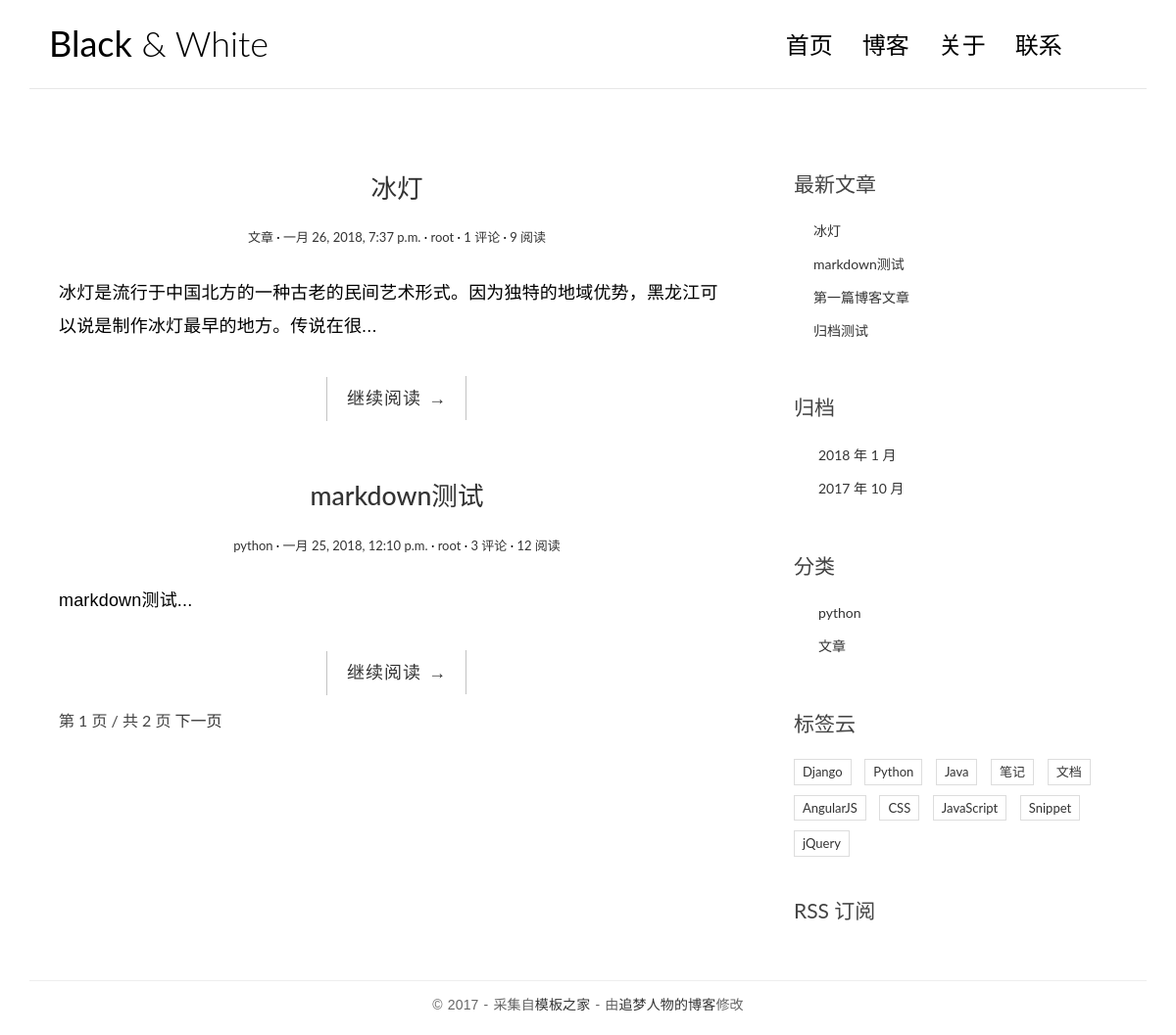
Before: / with the older database file.
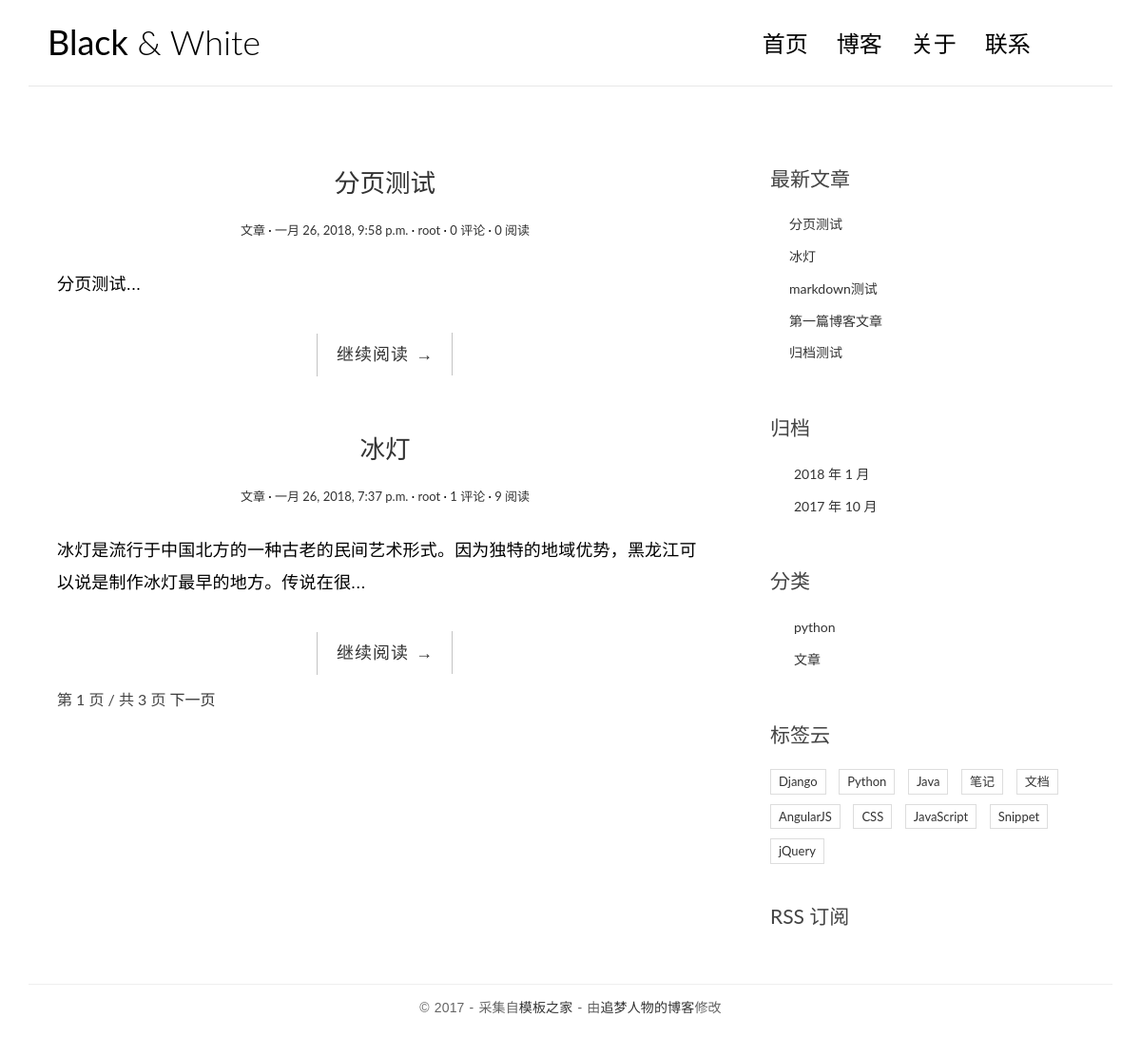
After: the same page with the newer database file.
### blog/models.py (models this page shows, shortened)
class Post(models.Model):
    title = models.CharField(max_length=70, verbose_name='标题')
    body = models.TextField(verbose_name='内容')
    created_time = models.DateTimeField(verbose_name='创建时间')
    modified_time = models.DateTimeField(verbose_name='修改时间')
    excerpt = models.CharField(max_length=200, blank=True, verbose_name='摘要')
    category = models.ForeignKey(Category, on_delete=models.CASCADE, verbose_name='分类')
    tags = models.ManyToManyField(Tag, blank=True, verbose_name='标签')
    author = models.ForeignKey(User, on_delete=models.CASCADE, verbose_name='作者')
    views = models.PositiveIntegerField(default=0, editable=False)
    def get_absolute_url(self):
        return reverse('blog:info', kwargs={'pk': self.pk})
    class Meta:
        ordering = ['-created_time']

class Category(models.Model):
    name = models.CharField(max_length=100)

### blog/views.py (the view)
# urls.py: path('', views.IndexView.as_view(), name='index'),
class IndexView(ListView):
    model = Post
    template_name = 'blog/index.html'
    context_object_name = 'post_list'
    paginate_by = 2

### blog/templatetags/blog_tags.py (called while the page is built)
@register.simple_tag
def get_recent_posts(num=5):
    return Post.objects.all()[:num]

@register.simple_tag
def archives():
    return Post.objects.dates('created_time', 'month', order='DESC')

@register.simple_tag
def get_categories():
    return Category.objects.all()

### blog/templates/blog/index.html (shortened to what this page needs)
{% extends 'blog/base.html' %}
{% block main %}
{% for post in post_list %}
<article class="post post-{{ post.pk }}">
    <header class="entry-header">
        <h1 class="entry-title">
            <a href="{{ post.get_absolute_url }}">{{ post.title }}</a>
        </h1>
        <div class="entry-meta">
            <span class="post-category"><a href="#">{{ post.category.name }}</a></span>
            <span class="post-date"><a href="#"><time class="entry-date"
                                                      datetime="{{ post.created_time }}">{{ post.created_time }}</time></a></span>
            <span class="post-author"><a href="#">{{ post.author }}</a></span>
            <span class="comments-link"><a href="#">{{ post.comment_set.count }} 评论</a></span>
            <span class="views-count"><a href="#">{{ post.views }} 阅读</a></span>
        </div>
    </header>
    <div class="entry-content clearfix">
        <p>{{ post.excerpt }}...</p>
        <div class="read-more cl-effect-14">
            <a href="{{ post.get_absolute_url }}" class="more-link">继续阅读 <span class="meta-nav">→</span></a>
        </div>
    </div>
</article>
{% empty %}
<div class="no-post">暂时还没有发布文章！</div>
{% endfor %}
{% if is_paginated %}
<div class="pagination-simple">
    <span class="current">第 {{ page_obj.number }} 页 / 共 {{ page_obj.paginator.num_pages }} 页</span>
    {% if page_obj.has_next %}
    <a href="?page={{ page_obj.next_page_number }}">下一页</a>
    {% endif %}
</div>
{% endif %}
{% endblock main %}

### blog/templates/blog/base.html (shortened to what the changed rows need)
{% load staticfiles %}
{% load blog_tags %}
<!DOCTYPE html>
<html>
<head>
    <link rel="stylesheet" href="{% static 'css/bootstrap.min.css' %}">
    <link rel="stylesheet" href="http://code.ionicframework.com/ionicons/2.0.1/css/ionicons.min.css">
    <link rel="stylesheet" href="{% static 'css/pace.css' %}">
    <link rel="stylesheet" href="{% static 'css/custom.css' %}">
    <link rel="stylesheet" href="{% static 'css/highlights/github.css' %}">
</head>
<body>
<div class="container">
    <header id="site-header">
        <div class="row">
            <div class="col-md-4 col-sm-5 col-xs-8">
                <div class="logo">
                    <h1><a href="{% url 'blog:index' %}"><b>Black</b> &amp; White</a></h1>
                </div>
            </div>
        </div>
    </header>
</div>
<div class="content-body">
    <div class="container">
        <div class="row">
            <main class="col-md-8">
                {% block main %}
                {% endblock main %}
            </main>
            <aside class="col-md-4">
                <div class="widget widget-recent-posts">
                    {% get_recent_posts as recent_post_list %}
                    <ul>
                        {% for post in recent_post_list %}
                        <li>
                            <a href="{{ post.get_absolute_url }}">{{ post.title }}</a>
                        </li>
                        {% empty %}
                        暂无文章！
                        {% endfor %}
                    </ul>
                </div>
                <div class="widget widget-archives">
                    {% archives as date_list %}
                    <ul>
                        {% for date in date_list %}
                        <li>
                            <a href="{% url 'blog:archives' date.year date.month %}">{{ date.year }} 年 {{ date.month }} 月</a>
                        </li>
                        {% empty %}
                        暂无归档！
                        {% endfor %}
                    </ul>
                </div>
                <div class="widget widget-category">
                    {% get_categories as category_list %}
                    <ul>
                        {% for category in category_list %}
                        <li>
                            <a href="{% url 'blog:category' category.pk %}">{{ category.name }} </a>
                        </li>
                        {% empty %}
                        暂无分类！
                        {% endfor %}
                    </ul>
                </div>
            </aside>
        </div>
    </div>
</div>
</body>
</html>

Changed rows visible on the page:
no longer on one of the page's lists (row unchanged): Post: title "markdown测试", category.name "python", created_time "一月 25, 2018, 12:10 p.m.", author "root", comment_set.count "3", views "12", excerpt "markdown测试"
added Post: title "分页测试", category.name "文章", created_time "一月 26, 2018, 9:58 p.m.", author "root", comment_set.count "0", views "0", excerpt "分页测试"
Other visible differences:
{{ page_obj.paginator.num_pages }}: "2" → "3"
